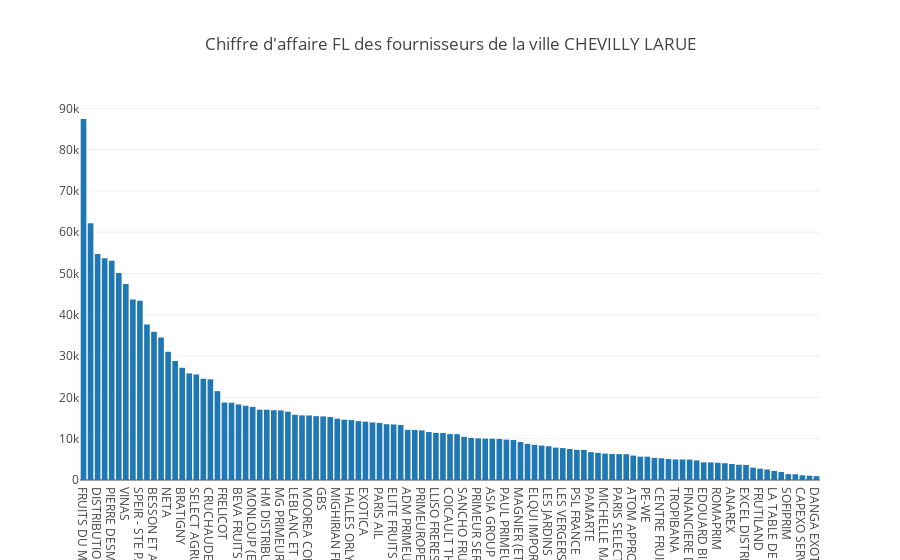

Source (notebook cell):
### Markdown cell above
#CHEVILLY_LARUE : première ville

### Code cell
dataset_CHEVILLY_LARUE = data.loc[data['VILLE']=='CHEVILLY LARUE']
fig = go.Figure(data=go.Bar(x=dataset_CHEVILLY_LARUE['RAISONSOCIALE'], y=dataset_CHEVILLY_LARUE['FL']))
fig.layout.title.text = " Chiffre d'affaire FL des fournisseurs de la ville CHEVILLY LARUE "
fig.data[0].marker.line.color = "black"
fig.show()

### Figure 1 — Plotly figure (JSON) as saved in the notebook; plotly's stock layout.template omitted (floating-point values rounded to 4 significant figures)
{"data": [{"marker": {"line": {"color": "black"}}, "type": "bar", "x": ["FRUITS DU MONDE", "CHRONOPRIMEURS", "DISTRIBUTION EXPRESSE A VOCATION ALIMENTAIRE SODIEXVAL (STE DE...)", "CAPEXO", "PIERRE DESMETTRE ET FILS (ETS...)", "DEL MONTE FRANCE", "VINAS", "BC PRIM", "SPEIR - STE PARISIENNE EXPORT IMPORT REPARTITION", "HALLES MANDAR", "BESSON ET ALAPONT (ETS...)", "BLAMPIN FRUITS IMPORT RUNGIS", "NETA", "JH", "BRATIGNY", "MACEO DISTRIBUTION", "SELECT AGRUMES", "PRIERE ET ZAHLER FRERES", "CRUCHAUDET - GRANDJEAN", "BANAGRUMES", "FRELICOT", "BONABIO", "BEVA FRUITS INTERNATIONAL", "BALEUX (ETS...)", "MONLOUP (ETS...)", "ROUX (ETS...)", "HM DISTRIBUTION", "PUECH MONTANA", "MG PRIMEURS", "CAZALIS", "LEBLANC ET SERRE", "PDM", "MOOREA COMMERCE FRUITS", "BESSON FRERES", "GBS", "DAUMESNIL PRIMEURS", "MIGHIRIAN FRERES", "BONIFACCI FRERES", "HALLES ORLY SUD", "PRIMEURS SAINT DENIS", "EXOTICA", "AMS EUROPEAN", "PARIS AIL", "RAFAEL LOPEZ", "ELITE FRUITS", "EXO 3", "ADM PRIMEURS", "MOUNEYRAC FRERES", "PRIMEUROPE IMPORT ET EXPORT", "BARNIER", "LLISO FRERES BANANES FRUITS PRIMEURS", "PRIMOUEST IMPEX", "COICAULT THOMAS", "CHAMPARIS", "SANCHO FRUITS", "LA POM'ROSE", "PRIMEUR SERVICES DISTRIBUTION", "AGRUBAN", "ASIA GROUP", "SOLANES (ETS...)", "PAUL PRIMEURS", "DJSMM", "MAGNIER (ETS...)", "OLIVER (ETS...)", "ELQUI IMPORT", "LUKY FRUITS", "LES JARDINS D'ALBERT", "ANDRADE DISTRIBUTION", "LES VERGERS CHRISTOLIENS - ETS F REBIFFE", "CAPOSUD", "PSL FRANCE", "PARIS SAVEURS", "PAMARTE", "RIVIERA", "MICHELLE MAUDUIT (ETS...)", "JULMAT PRIMEURS", "PARIS SELECT", "LEGUERINAIS PRIMEURS", "ATOM APPROVISIONNEMENTS TRAFIC OUTRE MER", "L'HARMEROULT ET CUET", "PE-WE", "FRESAL", "CENTRE FRUITS", "KOTE SAVEURS", "TROPIBANA", "MED'ESSOR FRANCE", "FINANCIERE DE DISTRIBUTION ALIMENTAIRE COFIDA (CIE...)", "GUILLEMARD (ETS...)", "EDOUARD BIDAULT (ETS...)", "THIRION FRUITS ET LEGUMES (ETS...)", "ROMAPRIM", "SNDE STE NOUVELLE DREVIN EXOTICS", "ANAREX", "IMPERIAL", "EXCEL DISTRIBUTION", "MORATAL", "FRUTILAND", "FENES", "LA TABLE DE ROLAND", "DESMETTRE BIO", "SOFIPRIM", "AUX CHAMPIGNONS DES BOIS", "CAPEXO SERVICES", "CAPEXO FROID", "DANGA EXOTIC"], "y": [87421, 62193, 54712, 53688, 53086, 50151, 47464, 43694, 43395, 37684, 35883, 34480, 31057, 28831, 27178, 25818, 25558, 24506, 24387, 21512, 18759, 18709, 18301, 17986, 17714, 17034, 17014, 16909, 16853, 16544, 15796, 15646, 15630, 15459, 15397, 15249, 14869, 14597, 14517, 14259, 14141, 13940, 13818, 13508, 13451, 13320, 12157, 12117, 12005, 11609, 11416, 11395, 11118, 11103, 10462, 10167, 10082, 10015, 10009, 9949, 9775, 9670, 9189, 8755, 8513, 8341, 8165, 7834, 7729, 7506, 7304, 7292, 6741, 6573, 6402, 6300, 6263, 6247, 5916, 5647, 5646, 5353, 5273, 5102, 4976, 4968, 4959, 4745, 4281, 4264, 4183, 4061, 3882, 3693, 3648, 2992, 2734, 2556, 2194, 1936, 1424, 1388, 1143, 1040, 937]}], "layout": {"title": {"text": " Chiffre d'affaire FL des fournisseurs de la ville CHEVILLY LARUE "}}}
